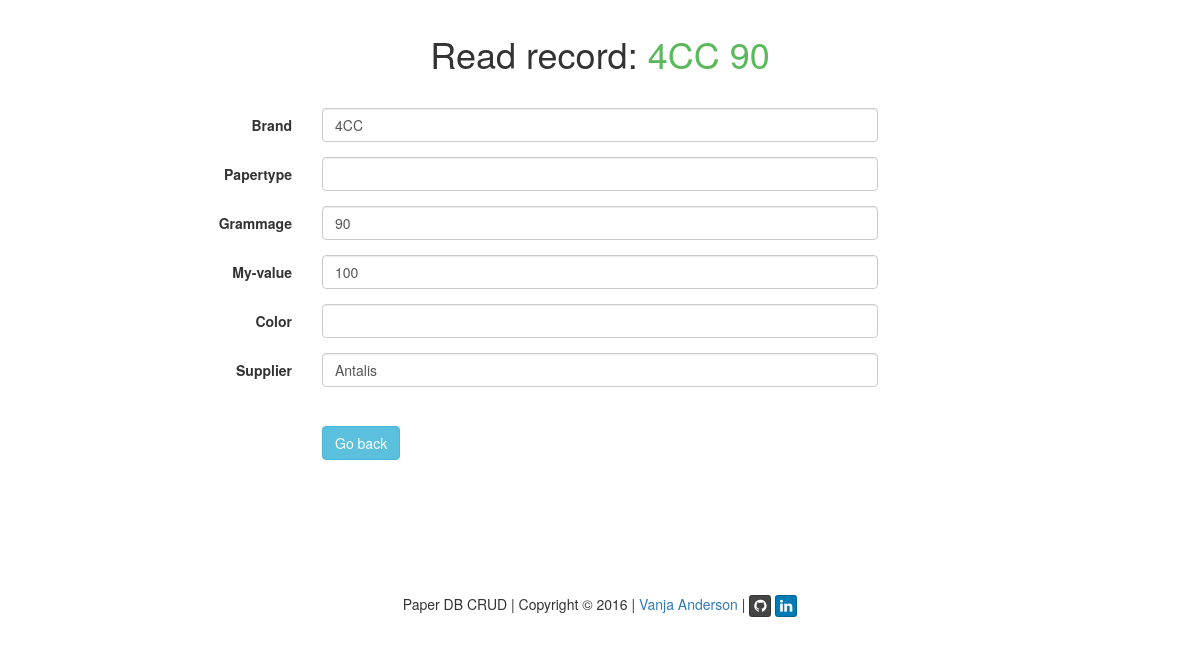
The app's page /?q=read_paper&id=1 with its own data.
### tables this page shows
CREATE TABLE IF NOT EXISTS paper (
  id int(11) NOT NULL AUTO_INCREMENT,
  brand varchar(45) NOT NULL,
  type varchar(45) NOT NULL,
  color varchar(45) DEFAULT ' ',
  supplier varchar(45) NOT NULL,
  grammage int(4) NOT NULL,
  my int(4) NOT NULL,
  user char(8) NOT NULL,
  PRIMARY KEY (id),
   
  CONSTRAINT paper_brand_fk FOREIGN KEY (brand) REFERENCES brand(brand),
  CONSTRAINT paper_type_fk FOREIGN KEY (type) REFERENCES type(type),
  CONSTRAINT paper_color_fk FOREIGN KEY (color) REFERENCES color(color),
  CONSTRAINT paper_supplier_fk FOREIGN KEY (supplier) REFERENCES supplier(name),
  CONSTRAINT paper_user_fk FOREIGN KEY (user) REFERENCES user(name)
);

### index.php (called while the page is built, shortened)
<?php
require('script/functions.php');
$q = null;
$page = "";
if(isset($_GET['q'])) {
	$q = $_GET['q'];
}
switch($q) {
	case "read_paper": {
		$page = 'content/read_paper.php';
	} break;
}
include('inc/header.php');
include($page);
include('inc/footer.php');
?>

### script/functions.php (called while the page is built, shortened)
<?php
function output_from_database($sql, $attr) {
	$pdo = CDatabase::connect();
	$pdo->setAttribute(PDO::ATTR_ERRMODE, PDO::ERRMODE_EXCEPTION);
	$stmt = $pdo->prepare($sql);
	$stmt->execute(explode(", ",$attr));
	return $stmt->fetch(PDO::FETCH_ASSOC);
}
?>

### content/read_paper.php (the view, shortened to what this page needs)
<?php
$id = null;
if ( !empty($_GET['id'])) {
	$id = $_REQUEST['id'];
}
if ( $id === null ) {
	header('Location:?q=start');
} else {
	$data = output_from_database('SELECT * FROM paper WHERE id = ?', "$id");
}
?>
		<div class="row">
			<h1 class="text-center empty-row-after"><?=READ_PAPER_TITLE;?> <span class="success_green"><?=$data['brand'];?> <?=$data['type'];?><?=$data['grammage'];?></span></h1>
		</div>
		<div class="row">
			<form class="form-horizontal" action="#" method="post" role="form">
				<div class="form-group">
					<label for="brand" class="control-label col-sm-3"><?=BRAND_TITLE;?></label>
					<div class="controls col-sm-6">
	                    <input name="brand" class="form-control <?=$brandClass;?>" type="text" value="<?=$data['brand'];?>" />
					</div>
				</div>
				<div class="form-group">
					<label for="type" class="control-label col-sm-3"><?=TYPE_TITLE;?></label>
					<div class="controls col-sm-6">
						<input name="type" class="form-control <?=$typeClass;?>" value="<?=$data['type'];?>" />
					</div>
				</div>
				<div class="form-group">
					<label for="grammage" class="control-label col-sm-3"><?=GRAMMAGE_TITLE;?></label>
					<div class="controls col-sm-6">
						<input name="grammage" class="form-control <?=$grammageClass;?>" value="<?=$data['grammage'];?>" />
					</div>
				</div>
				<div class="form-group">
					<label for="my" class="control-label col-sm-3"><?=MY_TITLE;?></label>
					<div class="controls col-sm-6">
						<input name="my" class="form-control <?=$myClass;?>" value="<?=$data['my'];?>" />
					</div>
				</div>
				<div class="form-group">
					<label for="color" class="control-label col-sm-3"><?=COLOR_TITLE;?></label>
					<div class="controls col-sm-6">
						<input name="color" class="form-control" value="<?=$data['color'];?>" />
					</div>
				</div>
				<div class="form-group empty-row-after">
					<label for="supplier" class="control-label col-sm-3"><?=SUPPLIER_TITLE;?></label>
					<div class="controls col-sm-6">
						<input name="supplier" class="form-control" value="<?=$data['supplier'];?>" />
					</div>
				</div>
				<div class="form-group">
					<div class="col-sm-offset-3 col-sm-6">
						<a class="btn btn-info" role="button" href="<?=DOCUMENT_ROOT;?>"><?=BUTTON_BACK;?></a>
					</div>
				</div>
			</form>
		</div>

### inc/header.php (shortened to what this page needs)
<!DOCTYPE html>
<html lang="en">
	<head>
		<link rel="stylesheet" href="<?=DOCUMENT_ROOT;?>/css/bootstrap.min.css" />
		<link rel="stylesheet" href="<?=DOCUMENT_ROOT;?>/css/my.css" />
		<link rel="stylesheet" href="<?=DOCUMENT_ROOT;?>/css/bootstrap-social.css" />
		<link rel="stylesheet" href="<?=DOCUMENT_ROOT;?>/css/font-awesome.css" />
	</head>
	<body>
		<section class="container">
			<article>

### inc/footer.php (shortened to what this page needs)
			</article>
			<footer class="row">
				<p class="text-center"><?=WEB_PAGE_TITLE;?> | Copyright &copy; <?=date('Y');?> | <a href="http://vanjaswebb.se/en">Vanja Anderson</a> |
				<a href="https://github.com/vanjaanderson" class="btn btn-xs btn-social-icon btn-github"><em class="fa fa-github"></em></a> <a href="https://se.linkedin.com/in/vanjaanderson" class="btn btn-xs btn-social-icon btn-linkedin"><em class="fa fa-linkedin"></em></a></p>
			</footer>
		</section>
	</body>
</html>

### css/my.css (style rules this page uses)
.empty-row-after { padding-bottom: 24px; }
article { min-height: 580px; margin: 1em 1em 0em; }
.success_green { color: #5cb85c; }

### records on screen
paper: brand "4CC", grammage "90", my "100", supplier "Antalis"

### other values on screen
READ_PAPER_TITLE "Read record:"
BRAND_TITLE "Brand"
TYPE_TITLE "Papertype"
GRAMMAGE_TITLE "Grammage"
MY_TITLE "My-value"
COLOR_TITLE "Color"
SUPPLIER_TITLE "Supplier"
BUTTON_BACK "Go back"
WEB_PAGE_TITLE "Paper DB CRUD"
